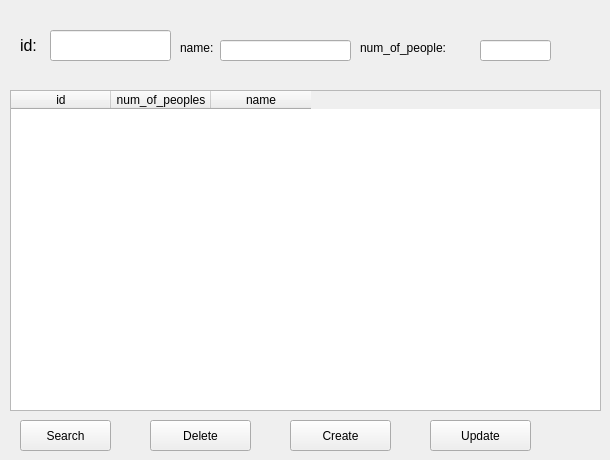
      <widget class="QWidget" name="apartment_page">
       <property name="styleSheet">
        <string notr="true">#apartment_page{background-color: rgb(255, 255, 127);}</string>
       </property>
       <widget class="QLabel" name="apartment_text_label1">
        <property name="geometry">
         <rect>
          <x>20</x>
          <y>30</y>
          <width>31</width>
          <height>31</height>
         </rect>
        </property>
        <property name="font">
         <font>
          <pointsize>12</pointsize>
         </font>
        </property>
        <property name="text">
         <string>id:</string>
        </property>
       </widget>
       <widget class="QLineEdit" name="apartment_id_input_lineEdit">
        <property name="geometry">
         <rect>
          <x>50</x>
          <y>30</y>
          <width>121</width>
          <height>31</height>
         </rect>
        </property>
       </widget>
       <widget class="QLabel" name="apartment_text_label2">
        <property name="geometry">
         <rect>
          <x>180</x>
          <y>40</y>
          <width>41</width>
          <height>16</height>
         </rect>
        </property>
        <property name="text">
         <string>name:</string>
        </property>
       </widget>
       <widget class="QLineEdit" name="apartment_name_input_lineEdit">
        <property name="geometry">
         <rect>
          <x>220</x>
          <y>40</y>
          <width>131</width>
          <height>21</height>
         </rect>
        </property>
       </widget>
       <widget class="QLabel" name="apartment_text_label3">
        <property name="geometry">
         <rect>
          <x>360</x>
          <y>40</y>
          <width>111</width>
          <height>16</height>
         </rect>
        </property>
        <property name="text">
         <string>num_of_people:</string>
        </property>
       </widget>
       <widget class="QLineEdit" name="apartment_peoples_input_lineEdit">
        <property name="geometry">
         <rect>
          <x>480</x>
          <y>40</y>
          <width>71</width>
          <height>21</height>
         </rect>
        </property>
       </widget>
       <widget class="QTableWidget" name="apartment_apartmentDisplay_tableWidget">
        <property name="geometry">
         <rect>
          <x>10</x>
          <y>90</y>
          <width>591</width>
          <height>321</height>
         </rect>
        </property>
        <column>
         <property name="text">
          <string>id</string>
         </property>
        </column>
        <column>
         <property name="text">
          <string>num_of_peoples</string>
         </property>
        </column>
        <column>
         <property name="text">
          <string>name</string>
         </property>
        </column>
       </widget>
       <widget class="QPushButton" name="apartment_search_pushButton">
        <property name="geometry">
         <rect>
          <x>20</x>
          <y>420</y>
          <width>91</width>
          <height>31</height>
         </rect>
        </property>
        <property name="text">
         <string>Search</string>
        </property>
       </widget>
       <widget class="QPushButton" name="apartment_delete_pushButton">
        <property name="geometry">
         <rect>
          <x>150</x>
          <y>420</y>
          <width>101</width>
          <height>31</height>
         </rect>
        </property>
        <property name="text">
         <string>Delete</string>
        </property>
       </widget>
       <widget class="QPushButton" name="apartment_create_pushButton">
        <property name="geometry">
         <rect>
          <x>290</x>
          <y>420</y>
          <width>101</width>
          <height>31</height>
         </rect>
        </property>
        <property name="text">
         <string>Create</string>
        </property>
       </widget>
       <widget class="QPushButton" name="apartment_update_pushButton">
        <property name="geometry">
         <rect>
          <x>430</x>
          <y>420</y>
          <width>101</width>
          <height>31</height>
         </rect>
        </property>
        <property name="text">
         <string>Update</string>
        </property>
       </widget>
      </widget>
